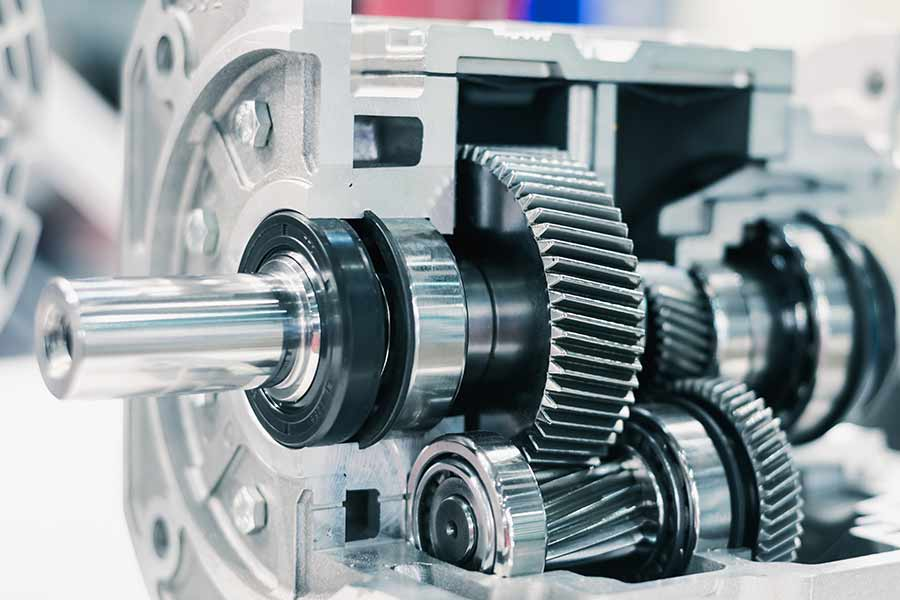
#> input picture datasets/transmission.jpg, 900 x 600 px
$ jupyter execute semana5-fft.ipynb
#> lines starting #> are read from the running program, lines starting #| are printed output that depends on the picture
[cell 1]
import matplotlib.pyplot as plt
import numpy as np
import cv2

[cell 2]
# read image
img = cv2.imread('../datasets/transmission.jpg', cv2.IMREAD_GRAYSCALE)
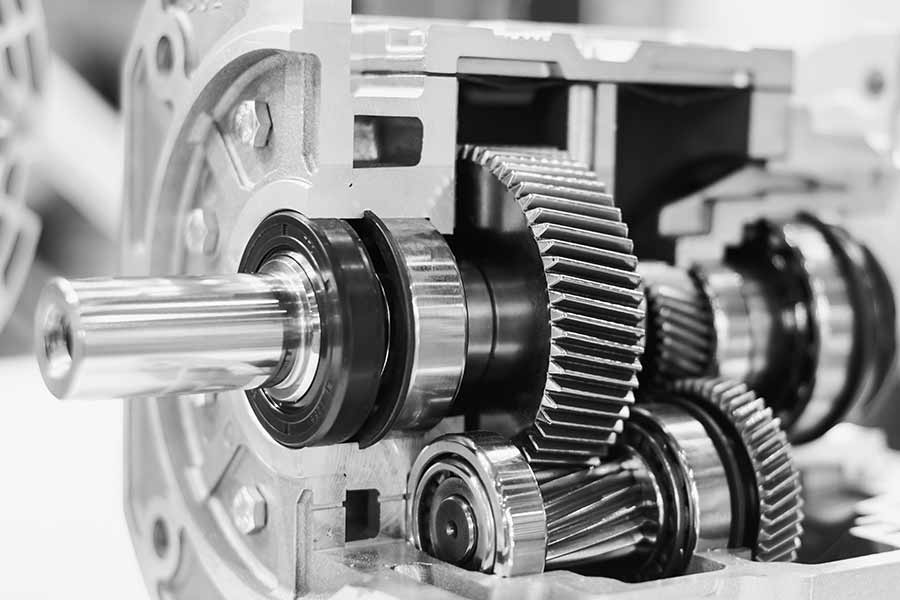
#> img: shape (600, 900); min 0, max 255, mean 149.8

Ny, Nx = img.shape
#> Ny = 600; Nx = 900

plt.imshow(img, cmap='gray')

[cell 3]
fft_img = np.fft.fft2(img)
fft_img_shift = np.fft.fftshift(fft_img)

plt.imshow(np.log1p(np.abs(fft_img_shift)), cmap='gray')
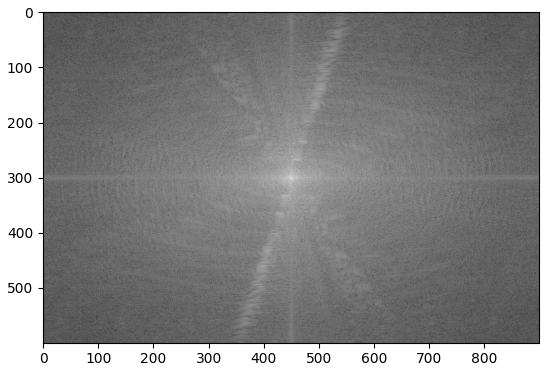
#> figure drawn by matplotlib, 1 panel

[cell 4]
def gaussian(image, d0=10):
#> called with image = array of shape (600, 900), d0 = 10
    P, Q = image.shape
#> P = 600; Q = 900
    U, V = np.mgrid[0:P, 0:Q]
    D = np.sqrt((U - P/2) ** 2 + (V - Q/2) ** 2)
    H = np.exp(-(D**2) / (2*(d0**2)))
    return np.multiply(image,  H)

fft_img_shift_blur = gaussian(fft_img_shift)

print(fft_img_shift.dtype)
#| complex128

plt.imshow(np.log1p(np.abs(fft_img_shift_blur)), cmap='gray')
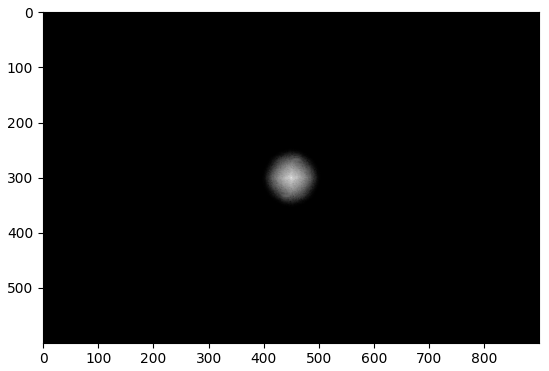
#> figure drawn by matplotlib, 1 panel

[cell 5]
fft_img_mod = np.fft.ifftshift(fft_img_shift_blur)
img_mod = np.fft.ifft2(fft_img_mod)
img_mod = np.abs(img_mod)
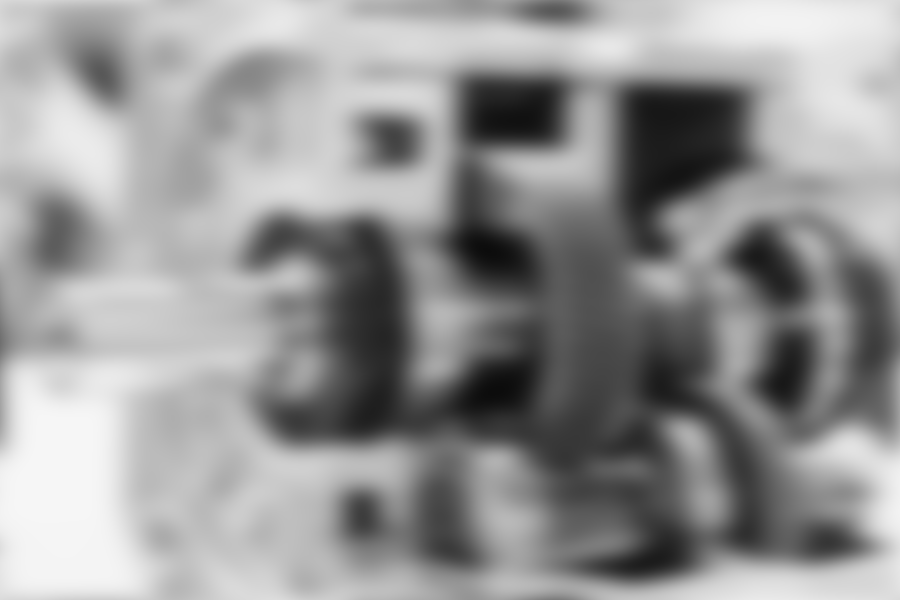
#> img_mod: shape (600, 900) float64; min 12.28, max 247, mean 149.8

plt.imshow(img_mod, cmap='gray')

[cell 6]
def invgaussian(image, d0=10):
#> called with image = array of shape (600, 900), d0 = 10
    P, Q = image.shape
#> P = 600; Q = 900
    U, V = np.mgrid[0:P, 0:Q]
    D = np.sqrt((U - P/2) ** 2 + (V - Q/2) ** 2)
    H = np.exp(-(D**2) / (2*(d0**2)))
    return np.multiply(image, 1 - H)

fft_img_shift_cnt = invgaussian(fft_img_shift)

plt.imshow(np.log1p(np.abs(fft_img_shift_cnt)), cmap='gray')
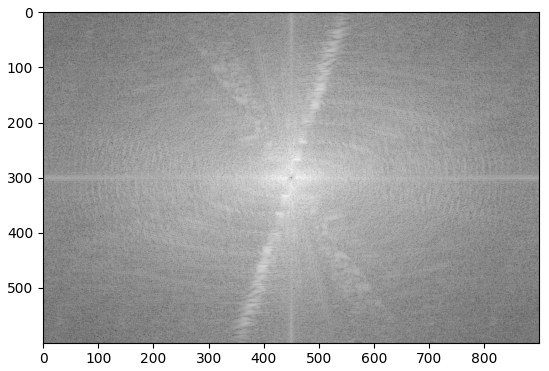
#> figure drawn by matplotlib, 1 panel

[cell 7]
fft_img_mod = np.fft.ifftshift(fft_img_shift_cnt)
img_mod = np.fft.ifft2(fft_img_mod)
img_mod = np.abs(img_mod)
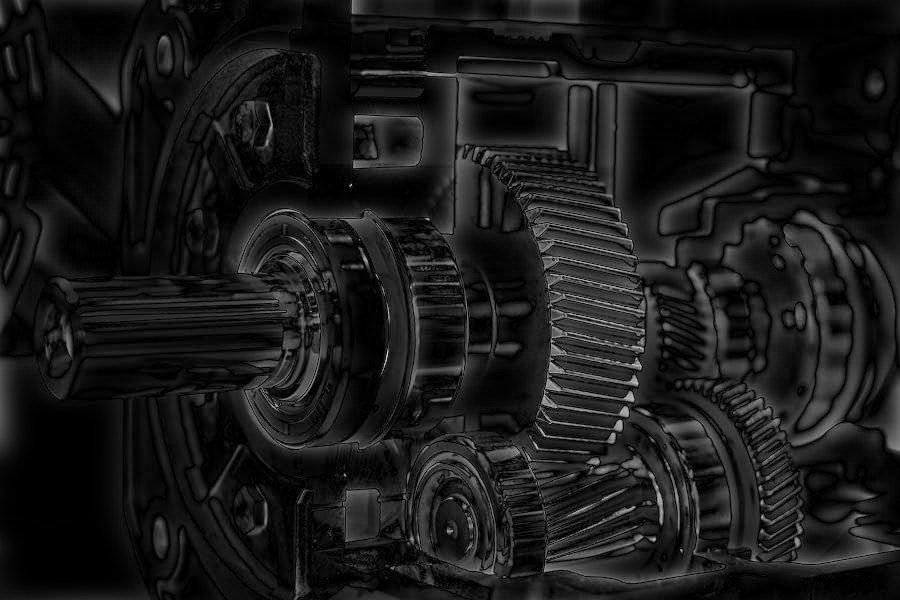
#> img_mod: shape (600, 900) float64; min 2.7e-06, max 213.7, mean 26.2

plt.imshow(img_mod, cmap='gray')
